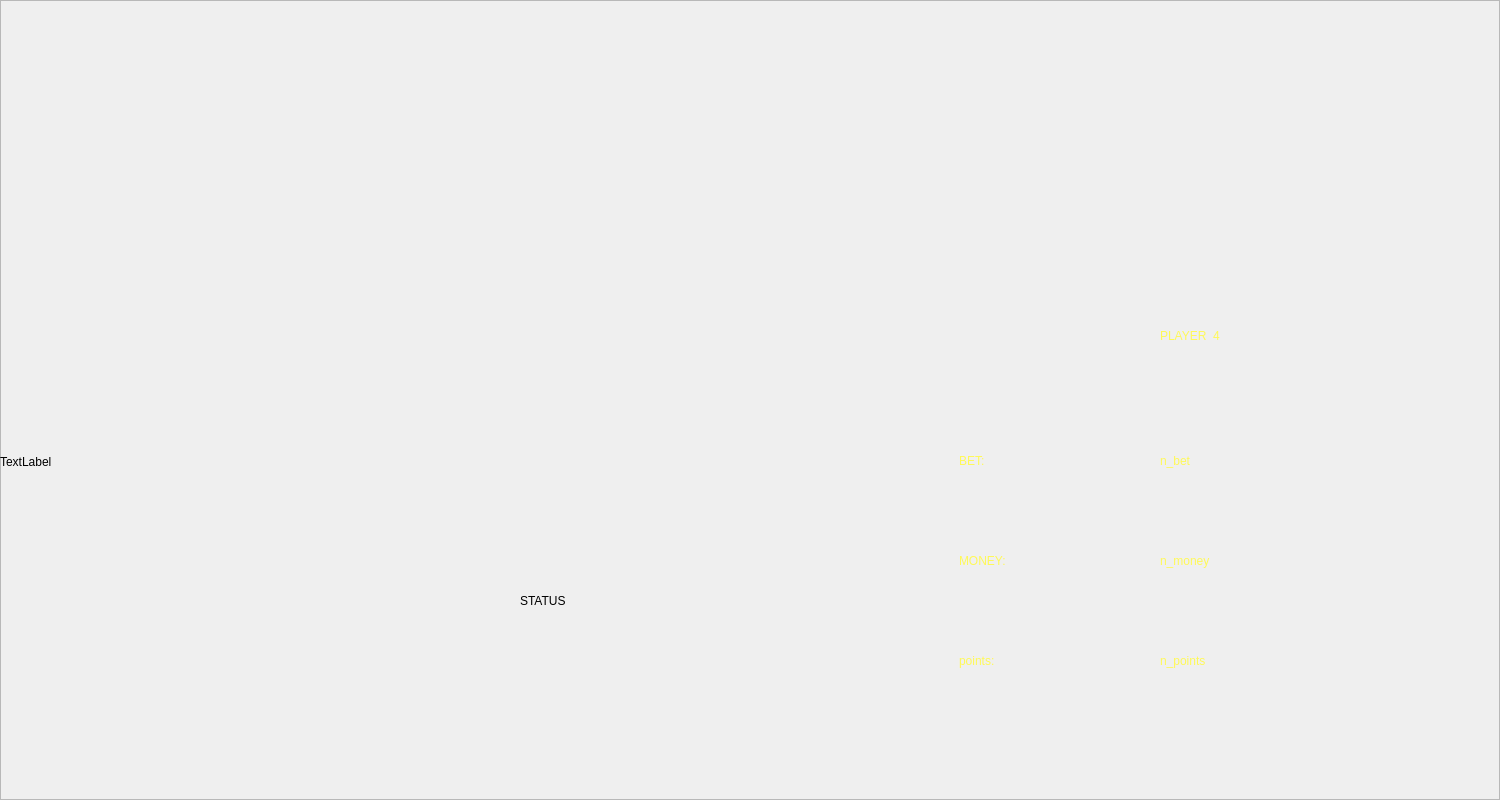
    <widget class="QFrame" name="frame_u_fail">
     <property name="geometry">
      <rect>
       <x>0</x>
       <y>200</y>
       <width>1500</width>
       <height>800</height>
      </rect>
     </property>
     <property name="frameShape">
      <enum>QFrame::StyledPanel</enum>
     </property>
     <property name="frameShadow">
      <enum>QFrame::Raised</enum>
     </property>
     <widget class="QLabel" name="u_fail">
      <property name="geometry">
       <rect>
        <x>0</x>
        <y>124</y>
        <width>1500</width>
        <height>676</height>
       </rect>
      </property>
      <property name="styleSheet">
       <string notr="true">border-image: url(:/images/card/user_fail.png);</string>
      </property>
      <property name="text">
       <string>TextLabel</string>
      </property>
     </widget>
     <widget class="QLabel" name="l_payer_num_f">
      <property name="geometry">
       <rect>
        <x>1160</x>
        <y>310</y>
        <width>301</width>
        <height>51</height>
       </rect>
      </property>
      <property name="styleSheet">
       <string notr="true">QLabel{
	font: 87 24pt &quot;Lovelo&quot;;
	color: rgb(255, 249, 87);
}</string>
      </property>
      <property name="text">
       <string>PLAYER  4</string>
      </property>
     </widget>
     <widget class="QLabel" name="l_bet_f">
      <property name="geometry">
       <rect>
        <x>959</x>
        <y>435</y>
        <width>201</width>
        <height>51</height>
       </rect>
      </property>
      <property name="styleSheet">
       <string notr="true">QLabel{
	font: 87 18pt &quot;Lovelo&quot;;
	color: rgb(255, 249, 87);
}</string>
      </property>
      <property name="text">
       <string>BET:</string>
      </property>
     </widget>
     <widget class="QLabel" name="l_money_f">
      <property name="geometry">
       <rect>
        <x>959</x>
        <y>535</y>
        <width>201</width>
        <height>51</height>
       </rect>
      </property>
      <property name="styleSheet">
       <string notr="true">QLabel{
	font: 87 18pt &quot;Lovelo&quot;;
	color: rgb(255, 249, 87);
}</string>
      </property>
      <property name="text">
       <string>MONEY: </string>
      </property>
     </widget>
     <widget class="QLabel" name="n_bet_f">
      <property name="geometry">
       <rect>
        <x>1160</x>
        <y>435</y>
        <width>201</width>
        <height>51</height>
       </rect>
      </property>
      <property name="styleSheet">
       <string notr="true">QLabel{
	font: 87 18pt &quot;Lovelo&quot;;
	color: rgb(255, 249, 87);
}</string>
      </property>
      <property name="text">
       <string>n_bet</string>
      </property>
     </widget>
     <widget class="QLabel" name="n_points_f">
      <property name="geometry">
       <rect>
        <x>1160</x>
        <y>635</y>
        <width>201</width>
        <height>51</height>
       </rect>
      </property>
      <property name="styleSheet">
       <string notr="true">QLabel{
	font: 87 18pt &quot;Lovelo&quot;;
	color: rgb(255, 249, 87);
}</string>
      </property>
      <property name="text">
       <string>n_points</string>
      </property>
     </widget>
     <widget class="QLabel" name="n_money_f">
      <property name="geometry">
       <rect>
        <x>1160</x>
        <y>535</y>
        <width>201</width>
        <height>51</height>
       </rect>
      </property>
      <property name="styleSheet">
       <string notr="true">QLabel{
	font: 87 18pt &quot;Lovelo&quot;;
	color: rgb(255, 249, 87);
}</string>
      </property>
      <property name="text">
       <string>n_money</string>
      </property>
     </widget>
     <widget class="QLabel" name="l_points_f">
      <property name="geometry">
       <rect>
        <x>959</x>
        <y>635</y>
        <width>201</width>
        <height>51</height>
       </rect>
      </property>
      <property name="styleSheet">
       <string notr="true">QLabel{
	font: 87 18pt &quot;Lovelo&quot;;
	color: rgb(255, 249, 87);
}</string>
      </property>
      <property name="text">
       <string>points:</string>
      </property>
     </widget>
     <widget class="QLabel" name="l_u_status">
      <property name="geometry">
       <rect>
        <x>520</x>
        <y>520</y>
        <width>401</width>
        <height>161</height>
       </rect>
      </property>
      <property name="styleSheet">
       <string notr="true"/>
      </property>
      <property name="text">
       <string>STATUS</string>
      </property>
     </widget>
    </widget>
